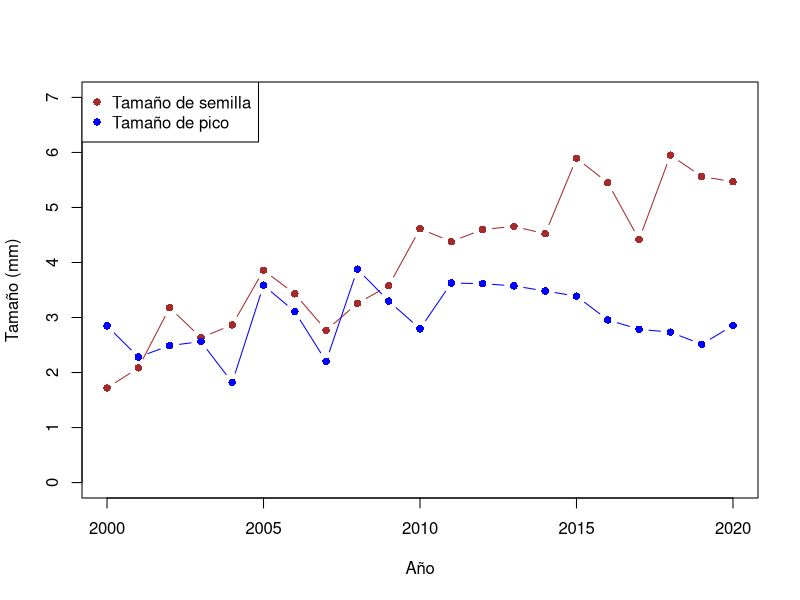
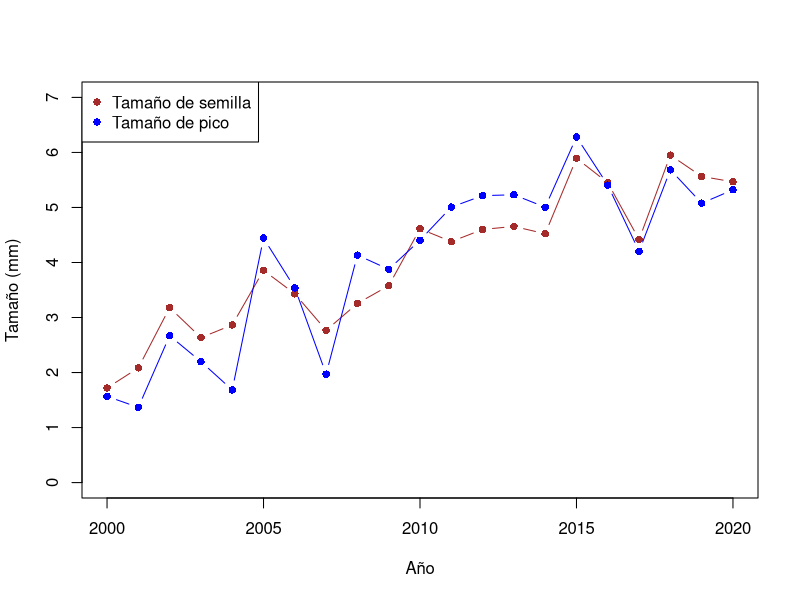
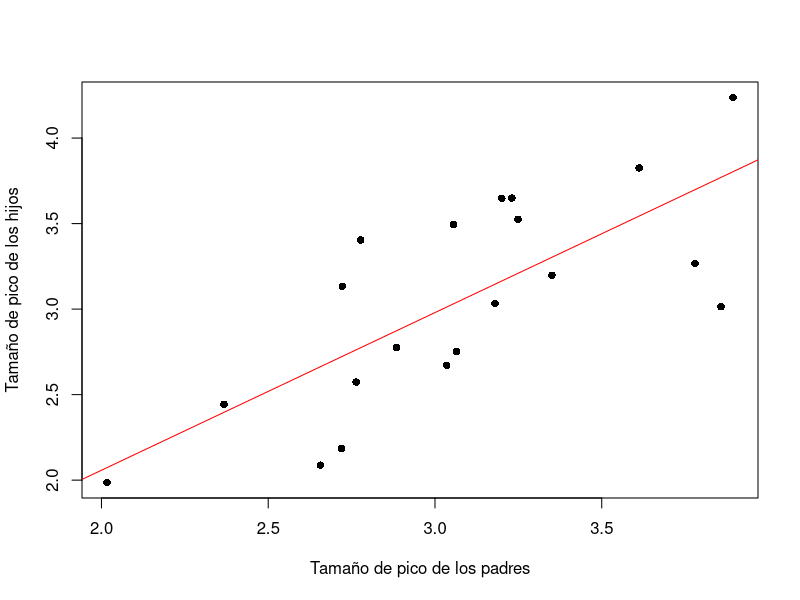
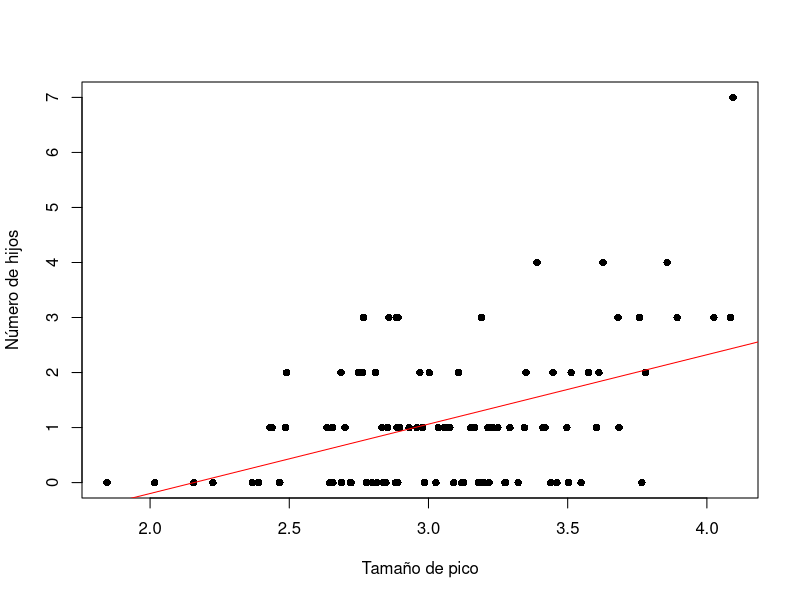
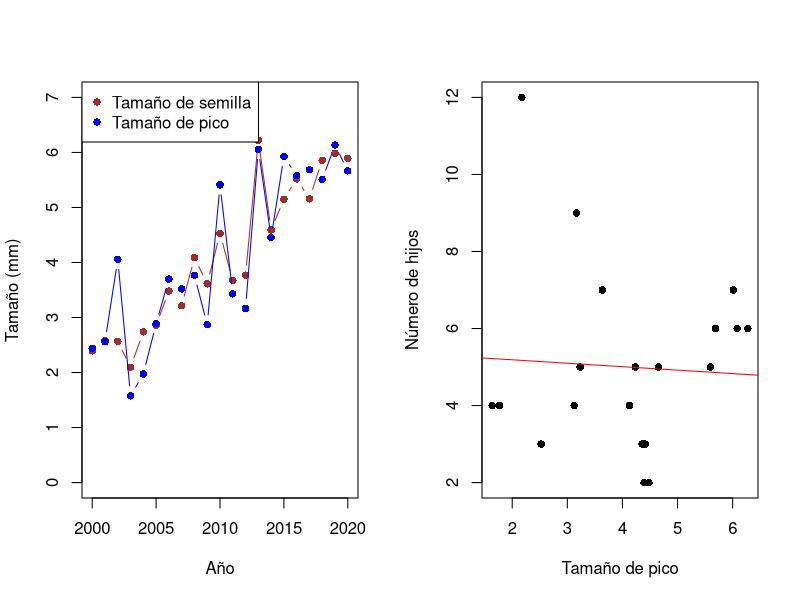
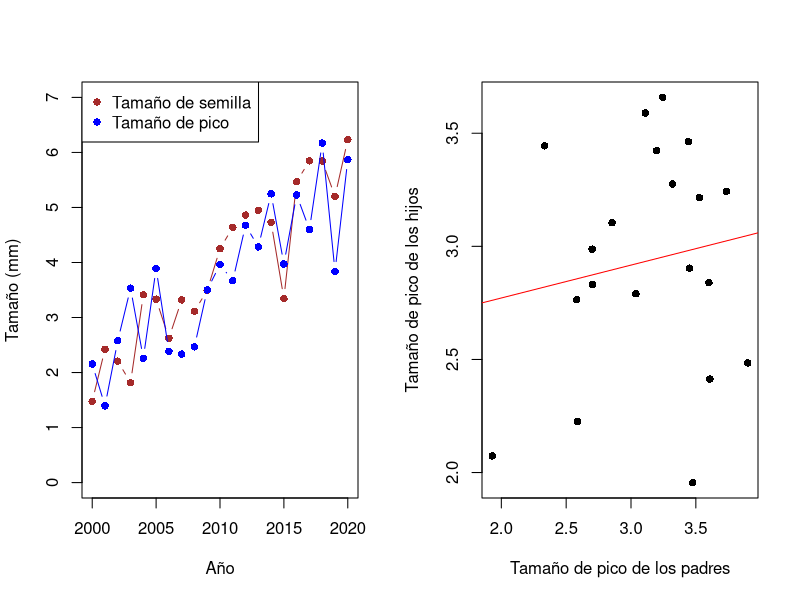
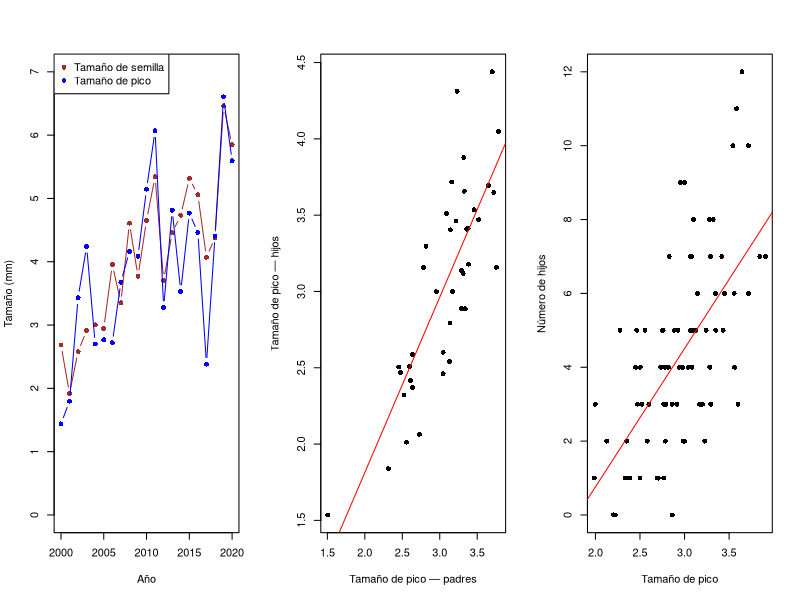
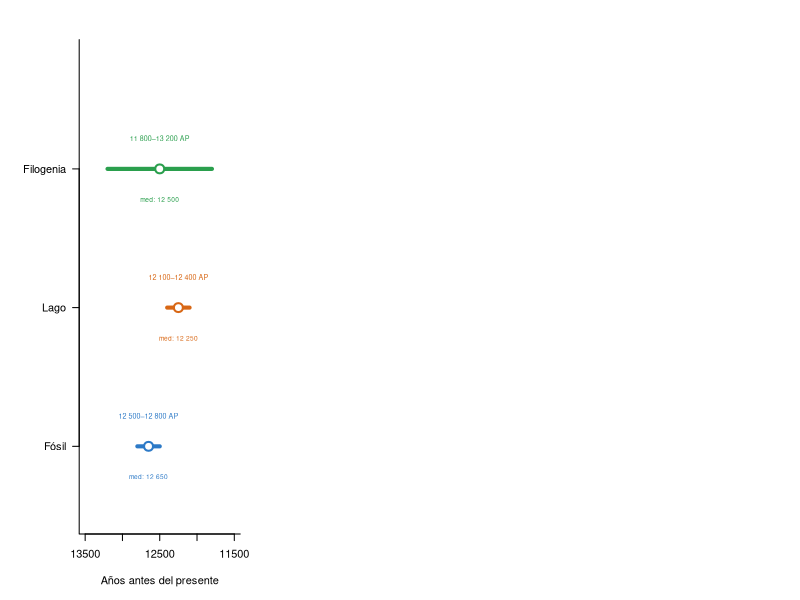

Here is the R script that generated these plots, in order:
## ---- chunk 1
set.seed(123)
years <- 2000:2020
seed_size <- seq(2, 6, length.out = length(years)) +
  rnorm(length(years), 0, 0.5)
beak_size <- rnorm(length(years), 3, 0.7)
plot(
  years,
  seed_size,
  type = "b",
  col = "brown",
  pch = 16,
  ylim = c(0, 7),
  ylab = "Tamaño (mm)",
  xlab = "Año"
)
points(years, beak_size, type = "b", col = "blue", pch = 16)
legend(
  "topleft",
  legend = c("Tamaño de semilla", "Tamaño de pico"),
  col = c("brown", "blue"),
  pch = 16
)
## ---- chunk 2
set.seed(123)
years <- 2000:2020
seed_size <- seq(2, 6, length.out = length(years)) +
  rnorm(length(years), 0, 0.5)
beak_size <- seed_size + rnorm(length(years), 0, 0.7)
plot(
  years,
  seed_size,
  type = "b",
  col = "brown",
  pch = 16,
  ylim = c(0, 7),
  ylab = "Tamaño (mm)",
  xlab = "Año"
)
points(years, beak_size, type = "b", col = "blue", pch = 16)
legend(
  "topleft",
  legend = c("Tamaño de semilla", "Tamaño de pico"),
  col = c("brown", "blue"),
  pch = 16
)
## ---- chunk 3
set.seed(123)
parent_beak_size <- rnorm(20, 3, 0.5)
offspring_beak_size <- parent_beak_size + rnorm(20, 0, 0.5)
plot(
  parent_beak_size,
  offspring_beak_size,
  xlab = "Tamaño de pico de los padres",
  ylab = "Tamaño de pico de los hijos",
  pch = 16
)
abline(lm(offspring_beak_size ~ parent_beak_size), col = "red")
## ---- chunk 4
set.seed(123)
beak_size <- rnorm(100, 3, 0.5)
num_offspring <- rpois(100, lambda = exp(beak_size - 3))
plot(
  beak_size,
  num_offspring,
  xlab = "Tamaño de pico",
  ylab = "Número de hijos",
  pch = 16
)
abline(lm(num_offspring ~ beak_size), col = "red")
## ---- chunk 5
# Case where there is
# a positive relationship between seed size and beak size,
# but no relationship between beak size and fitness.
layout(matrix(1:2, nrow = 1))
years <- 2000:2020
seed_size1 <- seq(2, 6, length.out = length(years)) +
  rnorm(length(years), 0, 0.5)
beak_size1 <- seed_size1 + rnorm(length(years), 0, 0.7)
plot(
  years,
  seed_size1,
  type = "b",
  col = "brown",
  pch = 16,
  ylim = c(0, 7),
  ylab = "Tamaño (mm)",
  xlab = "Año"
)
points(years, beak_size1, type = "b", col = "blue", pch = 16)
legend(
  "topleft",
  legend = c("Tamaño de semilla", "Tamaño de pico"),
  col = c("brown", "blue"),
  pch = 16
)

beak_size <- seed_size + rnorm(length(years), 0, 0.5)
num_offspring <- rpois(length(years), lambda = 5) # No relationship with beak size
plot(
  beak_size,
  num_offspring,
  xlab = "Tamaño de pico",
  ylab = "Número de hijos",
  pch = 16
)
abline(lm(num_offspring ~ beak_size), col = "red")
## ---- chunk 6
# Case where there is
# a positive relationship between seed size and beak size,
# but no heritability.
layout(matrix(1:2, nrow = 1))
years <- 2000:2020
seed_size1 <- seq(2, 6, length.out = length(years)) +
  rnorm(length(years), 0, 0.5)
beak_size1 <- seed_size1 + rnorm(length(years), 0, 0.7)
plot(
  years,
  seed_size1,
  type = "b",
  col = "brown",
  pch = 16,
  ylim = c(0, 7),
  ylab = "Tamaño (mm)",
  xlab = "Año"
)
points(years, beak_size1, type = "b", col = "blue", pch = 16)
legend(
  "topleft",
  legend = c("Tamaño de semilla", "Tamaño de pico"),
  col = c("brown", "blue"),
  pch = 16
)

parent_beak_size <- rnorm(20, 3, 0.5)
offspring_beak_size <- rnorm(20, 3, 0.5) # No heritability
plot(
  parent_beak_size,
  offspring_beak_size,
  xlab = "Tamaño de pico de los padres",
  ylab = "Tamaño de pico de los hijos",
  pch = 16
)
abline(lm(offspring_beak_size ~ parent_beak_size), col = "red")
## ---- chunk 7
# Case where all three conditions are met:
# positive seed-beak correlation, heritability, and fitness relationship.
layout(matrix(1:3, nrow = 1))
set.seed(42)
years <- 2000:2020
seed_size_full <- seq(2, 6, length.out = length(years)) +
  rnorm(length(years), 0, 0.5)
beak_size_full <- seed_size_full + rnorm(length(years), 0, 0.7)
plot(
  years,
  seed_size_full,
  type = "b",
  col = "brown",
  pch = 16,
  ylim = c(0, 7),
  ylab = "Tamaño (mm)",
  xlab = "Año"
)
points(years, beak_size_full, type = "b", col = "blue", pch = 16)
legend(
  "topleft",
  legend = c("Tamaño de semilla", "Tamaño de pico"),
  col = c("brown", "blue"),
  pch = 16
)

parent_beak <- rnorm(40, 3, 0.5)
offspring_beak <- parent_beak + rnorm(40, 0, 0.4) # Heritability
plot(
  parent_beak,
  offspring_beak,
  xlab = "Tamaño de pico — padres",
  ylab = "Tamaño de pico — hijos",
  pch = 16
)
abline(lm(offspring_beak ~ parent_beak), col = "red")

beak_size_fit <- rnorm(80, 3, 0.5)
num_offspring_fit <- rpois(80, lambda = exp(0.8 * (beak_size_fit - 3) + 1.5)) # Positive fitness effect
plot(
  beak_size_fit,
  num_offspring_fit,
  xlab = "Tamaño de pico",
  ylab = "Número de hijos",
  pch = 16
)
abline(lm(num_offspring_fit ~ beak_size_fit), col = "red")
## ---- chunk 8
# Intervalos de datación
labels  <- c("Fósil", "Lago", "Filogenia")
medians <- c(12650, 12250, 12500)
mins    <- c(12500, 12100, 11800)
maxs    <- c(12800, 12400, 13200)
cols    <- c("#2d7ac7", "#d86715", "#2a9f4d")
y       <- 1:3

par(mar = c(5, 6, 3, 2))
plot(
  NA,
  xlim = c(13500, 11500),
  ylim = c(0.5, 3.8),
  xlab = "Años antes del presente",
  ylab = "",
  yaxt = "n",
  bty = "l"
)
axis(2, at = y, labels = labels, las = 1)
segments(mins, y, maxs, y, col = cols, lwd = 4)
points(medians, y, pch = 21, bg = "white", col = cols, cex = 1.8, lwd = 2)
# Range labels above each segment
range_labels <- paste0(format(mins, big.mark = " "), "–", format(maxs, big.mark = " "), " AP")
text(
  x = (mins + maxs) / 2, y = y + 0.22,
  labels = range_labels,
  col = cols, cex = 0.65
)
# Median labels below each point
text(
  x = medians, y = y - 0.22,
  labels = paste0("med: ", format(medians, big.mark = " ")),
  col = cols, cex = 0.6
)
